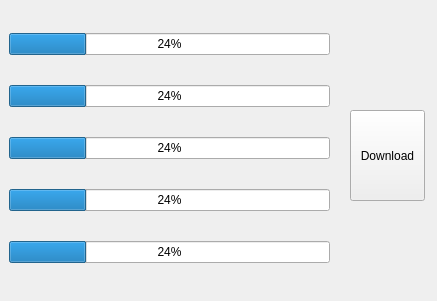
<?xml version="1.0" encoding="UTF-8"?>
<ui version="4.0">
 <class>Form</class>
 <widget class="QWidget" name="Form">
  <property name="geometry">
   <rect>
    <x>0</x>
    <y>0</y>
    <width>437</width>
    <height>301</height>
   </rect>
  </property>
  <property name="windowTitle">
   <string>Form</string>
  </property>
  <widget class="QWidget" name="verticalLayoutWidget">
   <property name="geometry">
    <rect>
     <x>9</x>
     <y>9</y>
     <width>321</width>
     <height>281</height>
    </rect>
   </property>
   <layout class="QVBoxLayout" name="verticalLayout">
    <item>
     <widget class="QProgressBar" name="progressBar_4">
      <property name="value">
       <number>24</number>
      </property>
     </widget>
    </item>
    <item>
     <widget class="QProgressBar" name="progressBar_5">
      <property name="value">
       <number>24</number>
      </property>
     </widget>
    </item>
    <item>
     <widget class="QProgressBar" name="progressBar_3">
      <property name="value">
       <number>24</number>
      </property>
     </widget>
    </item>
    <item>
     <widget class="QProgressBar" name="progressBar_2">
      <property name="value">
       <number>24</number>
      </property>
     </widget>
    </item>
    <item>
     <widget class="QProgressBar" name="progressBar">
      <property name="value">
       <number>24</number>
      </property>
     </widget>
    </item>
   </layout>
  </widget>
  <widget class="QPushButton" name="btn">
   <property name="geometry">
    <rect>
     <x>350</x>
     <y>110</y>
     <width>75</width>
     <height>91</height>
    </rect>
   </property>
   <property name="text">
    <string>Download</string>
   </property>
  </widget>
 </widget>
 <resources/>
 <connections>
  <connection>
   <sender>btn</sender>
   <signal>pressed()</signal>
   <receiver>Form</receiver>
   <slot>go()</slot>
   <hints>
    <hint type="sourcelabel">
     <x>373</x>
     <y>158</y>
    </hint>
    <hint type="destinationlabel">
     <x>358</x>
     <y>240</y>
    </hint>
   </hints>
  </connection>
  <connection>
   <sender>btn</sender>
   <signal>released()</signal>
   <receiver>Form</receiver>
   <slot>stop()</slot>
   <hints>
    <hint type="sourcelabel">
     <x>401</x>
     <y>161</y>
    </hint>
    <hint type="destinationlabel">
     <x>420</x>
     <y>239</y>
    </hint>
   </hints>
  </connection>
 </connections>
 <slots>
  <slot>go()</slot>
  <slot>stop()</slot>
 </slots>
</ui>
